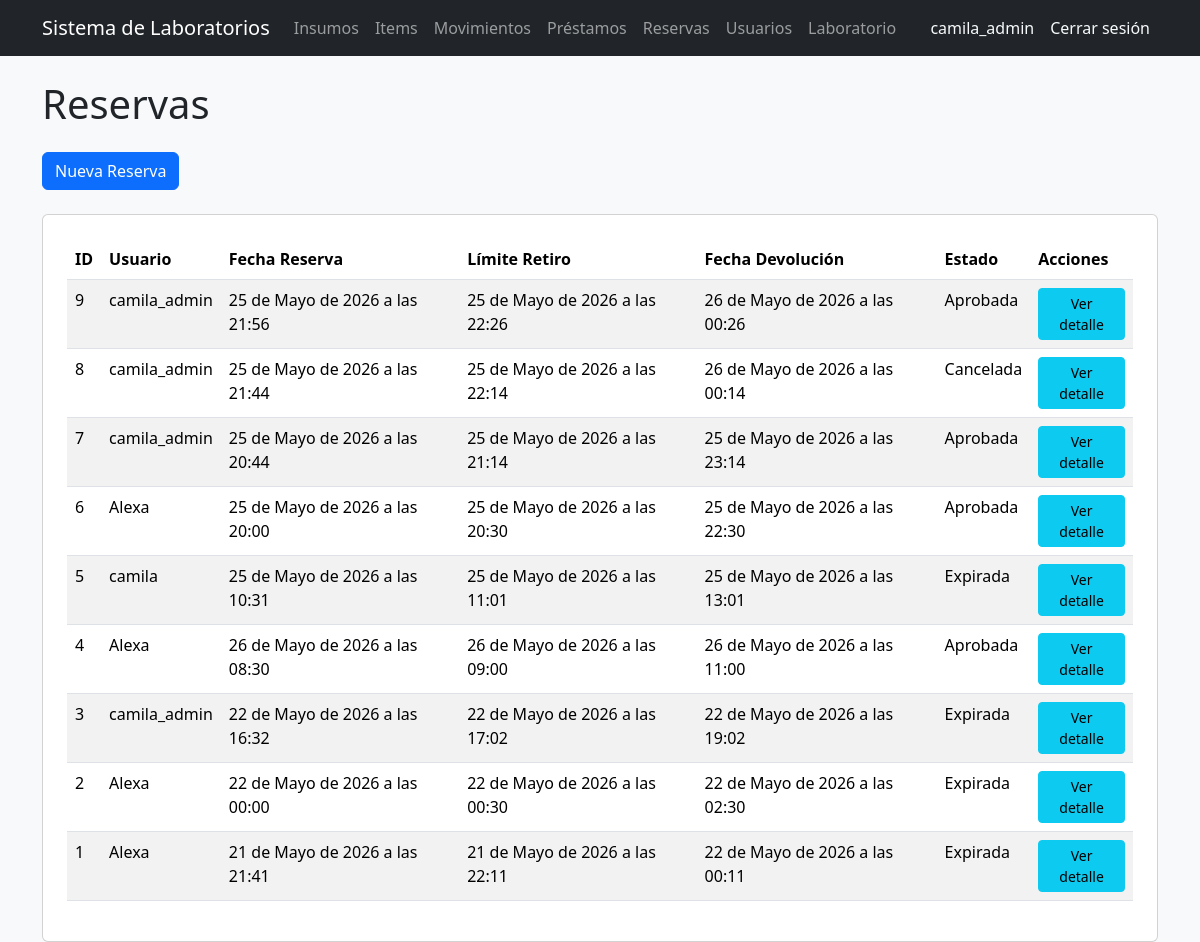
/reservas/ (signed in), run on an earlier commit of the app's database.
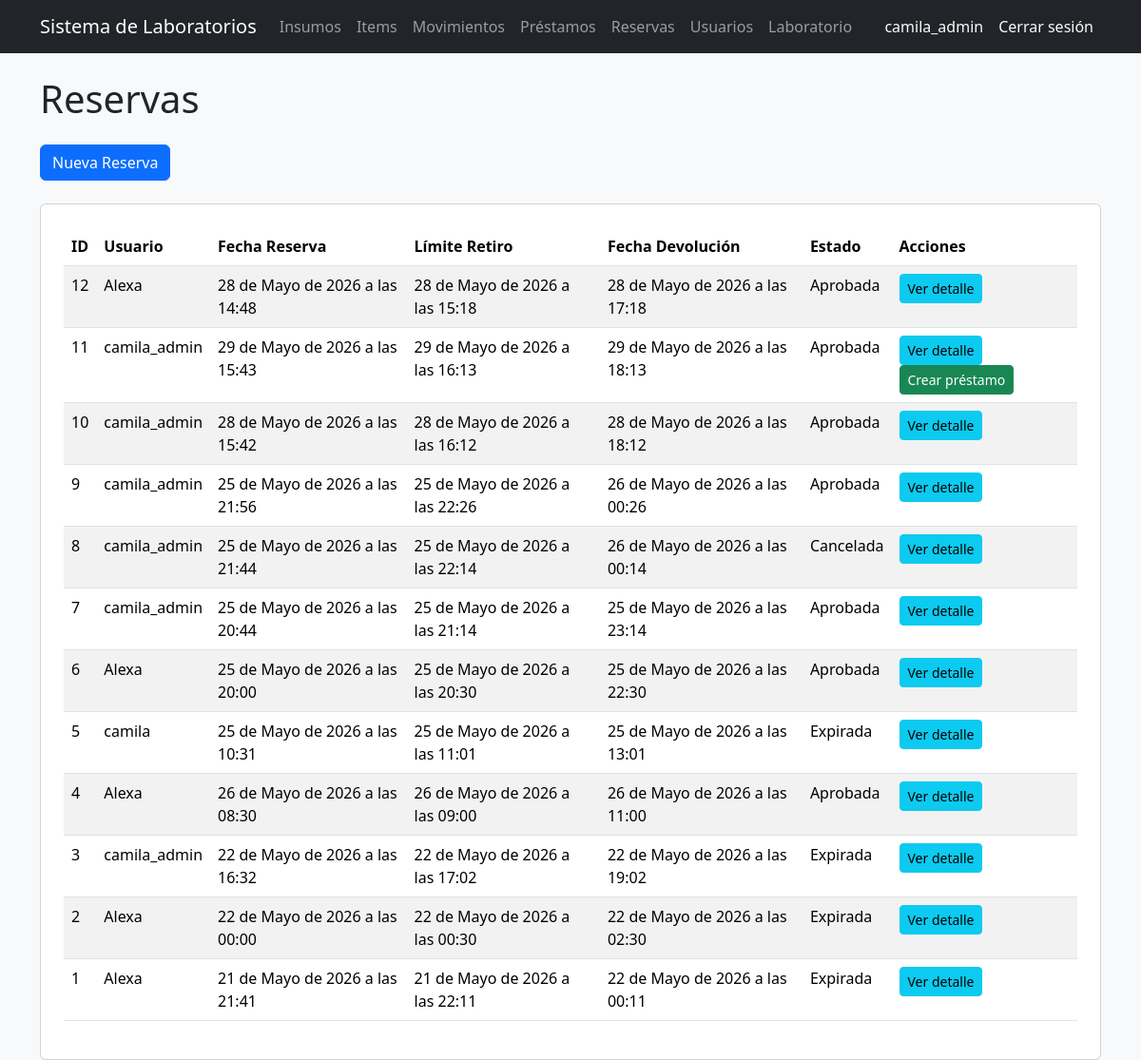
And on a later commit of the database.
### users/models.py (models this page shows)
class Usuario(AbstractUser):
    codigo = models.CharField(max_length=50, unique=True, blank=True)
    programa = models.CharField(max_length=100, blank=True)
    rol = models.ForeignKey(
        Rol,
        on_delete=models.CASCADE,
        null=True,
        blank=True
    )
    def __str__(self):
        return self.username

### reservas/models.py (models this page shows, shortened)
class Reserva(models.Model):
    usuario = models.ForeignKey(
        'users.Usuario',
        on_delete=models.CASCADE
    )
    fecha_reserva = models.DateTimeField()
    hora_limite_retiro = models.DateTimeField(
        null=True,
        blank=True
    )
    fecha_devolucion = models.DateTimeField(
        null=True,
        blank=True
    )
    estado = models.ForeignKey(
        EstadoReserva,
        on_delete=models.CASCADE,
        null=True,
        blank=True
    )
    fecha_creacion = models.DateTimeField(auto_now_add=True)

class EstadoReserva(models.Model):
    nombre = models.CharField(max_length=50)
    def __str__(self):
        return self.nombre

### reservas/views.py (the view)
# urls.py: path('', lista_reservas, name='lista_reservas'),
@rol_requerido('Administrador', 'Encargado', 'Docente', 'Estudiante')
def lista_reservas(request):
    rol = request.user.rol.nombre if request.user.rol else None
    if rol in ['Administrador', 'Encargado']:
        reservas = Reserva.objects.all().order_by('-fecha_creacion')
    else:
        reservas = Reserva.objects.filter(
            usuario=request.user
        ).order_by('-fecha_creacion')
    return render(
        request,
        'reservas/lista.html',
        {
            'reservas': reservas,
            'now': datetime.now()
        }
    )

### templates/reservas/lista.html
{% extends 'base_general.html' %}
{% block contenido %}
<h1 class="mb-4">Reservas</h1>
<a href="/reservas/crear/" class="btn btn-primary mb-4">
    Nueva Reserva
</a>
<div class="card p-4">
    <table class="table table-striped">
        <thead>
            <tr>
                <th>ID</th>
                <th>Usuario</th>
                <th>Fecha Reserva</th>
                <th>Límite Retiro</th>
                <th>Fecha Devolución</th>
                <th>Estado</th>
                <th>Acciones</th>
            </tr>
        </thead>
        <tbody>
            {% for reserva in reservas %}
            <tr>
                <td>{{ reserva.id }}</td>
                <td>{{ reserva.usuario }}</td>
                <td>{{ reserva.fecha_reserva }}</td>
                <td>{{ reserva.hora_limite_retiro }}</td>
                <td>{{ reserva.fecha_devolucion }}</td>
                <td>{{ reserva.estado }}</td>
                <td>
                    <a
                        href="/reservas/{{ reserva.id }}/"
                        class="btn btn-info btn-sm"
                    >
                        Ver detalle
                    </a>
                    {% if reserva.estado.nombre == 'Aprobada' and not reserva.prestamo_set.exists and reserva.hora_limite_retiro > now %}
                    <a
                        href="/prestamos/crear/{{ reserva.id }}/"
                        class="btn btn-success btn-sm"
                    >
                        Crear préstamo
                    </a>
                    {% endif %}
                </td>
            </tr>
            {% endfor %}
        </tbody>
    </table>
</div>
{% endblock %}

### templates/base_general.html (shortened to what this page needs)
<!DOCTYPE html>
<html lang="es">
<head>
    <link
        href="https://cdn.jsdelivr.net/npm/bootstrap@5.3.3/dist/css/bootstrap.min.css"
        rel="stylesheet"
    >
</head>
<body class="bg-light">
    <nav class="navbar navbar-expand-lg navbar-dark bg-dark">
    <div class="container">
        <a class="navbar-brand" href="/">Sistema de Laboratorios</a>
        <div class="navbar-nav">
    {% if user.rol.nombre == 'Administrador' %}
        <a class="nav-link" href="/inventario/">Insumos</a>
        <a class="nav-link" href="/inventario/items/">Items</a>
        <a class="nav-link" href="/inventario/movimientos/">Movimientos</a>
        <a class="nav-link" href="/prestamos/">Préstamos</a>
        <a class="nav-link" href="/reservas/">Reservas</a>
        <a class="nav-link" href="/usuarios/">Usuarios</a>
        <a class="nav-link" href="/laboratorio/">Laboratorio</a>
    {% elif user.rol.nombre == 'Encargado' %}
        <a class="nav-link" href="/inventario/items/">Items</a>
        <a class="nav-link" href="/inventario/movimientos/">Movimientos</a>
        <a class="nav-link" href="/prestamos/">Préstamos</a>
        <a class="nav-link" href="/reservas/">Reservas</a>
        <a class="nav-link" href="/laboratorio/">Laboratorio</a>
    {% elif user.rol.nombre == 'Docente' %}
        <a class="nav-link" href="/reservas/">Reservas</a>
        <a class="nav-link" href="/prestamos/">Préstamos</a>
    {% elif user.rol.nombre == 'Estudiante' %}
        <a class="nav-link" href="/reservas/">Reservas</a>
    {% endif %}
</div>
        <div class="navbar-nav ms-auto">
    {% if user.is_authenticated %}
    <span class="nav-link text-light">{{ user.username }}</span>
    <form method="POST" action="/logout/">
        <button type="submit" class="btn btn-link nav-link text-light">
            Cerrar sesión
        </button>
    </form>
    {% endif %}
</div>
</nav>
    <div class="container mt-4">
        {% block contenido %}
        {% endblock %}
    </div>
</body>
</html>

What changed in the data, as far as the page shows it:
added Reserva: id "12", usuario "Alexa", fecha_reserva "28 de Mayo de 2026 a las 14:48", hora_limite_retiro "28 de Mayo de 2026 a las 15:18", fecha_devolucion "28 de Mayo de 2026 a las 17:18", estado "Aprobada"
added Reserva: id "11", usuario "camila_admin", fecha_reserva "29 de Mayo de 2026 a las 15:43", hora_limite_retiro "29 de Mayo de 2026 a las 16:13", fecha_devolucion "29 de Mayo de 2026 a las 18:13", estado "Aprobada"
added Reserva: id "10", usuario "camila_admin", fecha_reserva "28 de Mayo de 2026 a las 15:42", hora_limite_retiro "28 de Mayo de 2026 a las 16:12", fecha_devolucion "28 de Mayo de 2026 a las 18:12", estado "Aprobada"
